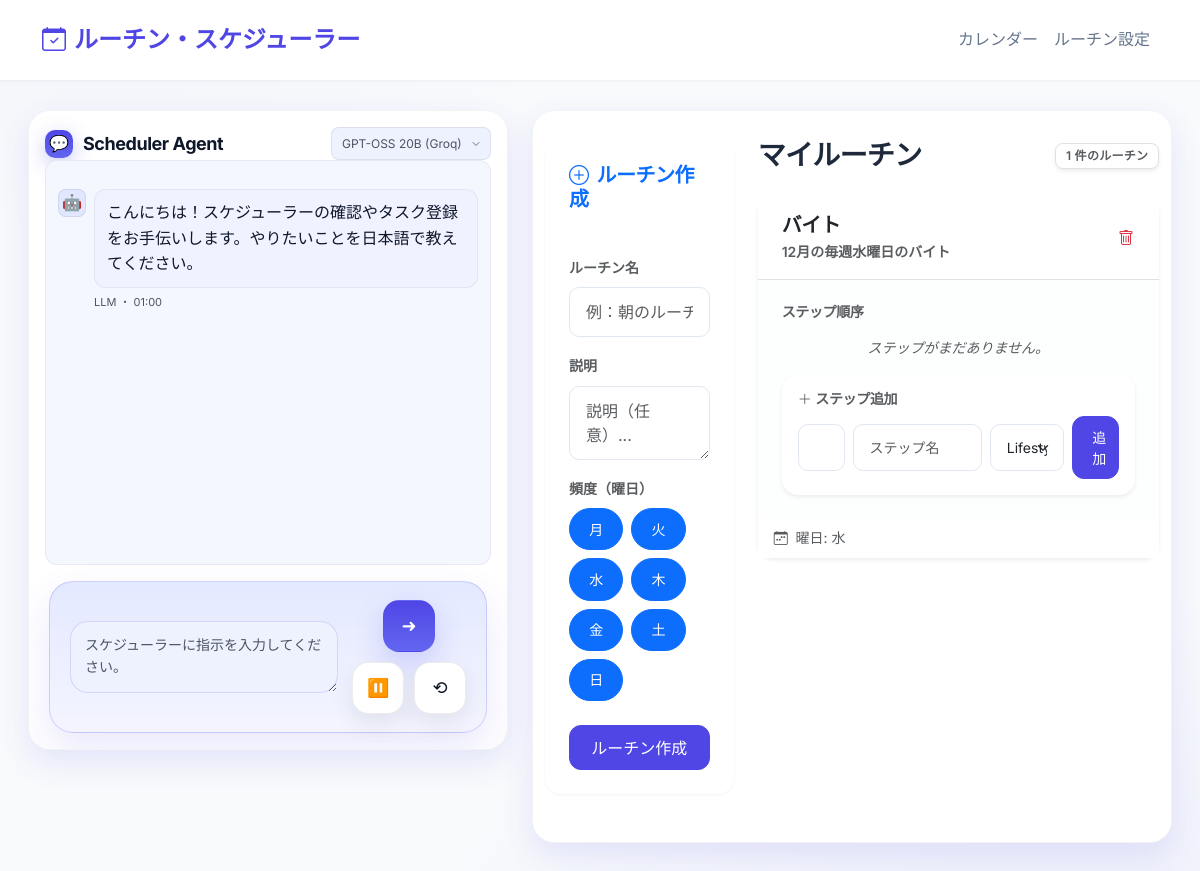
The app's page /routines, older data.
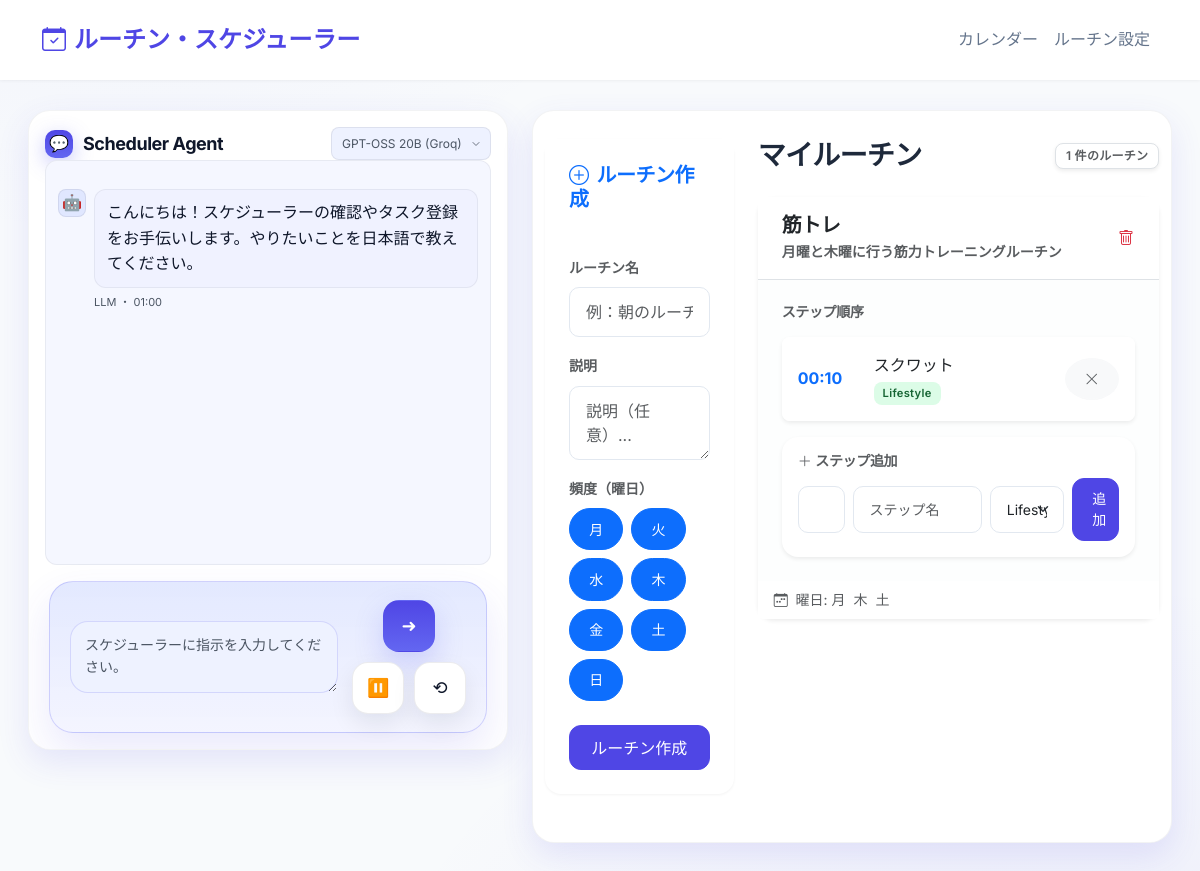
The same page, newer data.
### app.py (models this page shows)
class Routine(SQLModel, table=True):
    __tablename__ = "routine"
    id: int | None = Field(default=None, primary_key=True)
    name: str = Field(max_length=100)
    days: str = Field(default="0,1,2,3,4", max_length=50)
    description: str | None = Field(default=None, max_length=200)
    steps: list["Step"] = Relationship(
        back_populates="routine", sa_relationship_kwargs={"cascade": "all, delete-orphan"}
    )

class Step(SQLModel, table=True):
    __tablename__ = "step"
    id: int | None = Field(default=None, primary_key=True)
    routine_id: int = Field(foreign_key="routine.id")
    name: str = Field(max_length=100)
    time: str = Field(default="00:00", max_length=10)
    category: str = Field(default="Other", max_length=50)
    memo: str | None = Field(default=None, max_length=200)
    routine: Routine | None = Relationship(back_populates="steps")

### app.py (the view)
@app.get("/routines", response_class=HTMLResponse, name="routines_list")
def routines_list(request: Request, db: Session = Depends(get_db)):
    routines = db.exec(select(Routine)).all()
    return template_response(request, "routines.html", {"routines": routines})

### templates/routines.html (shortened to what this page needs)
{% extends "layout.html" %}
{% block content %}
<div class="row">
    <div class="col-lg-4 mb-4">
        <div class="card shadow-md sticky-top" style="top: 100px; z-index: 1;">
            <div class="card-header bg-white border-0 pt-4 px-4">
                <h5 class="mb-0 fw-bold text-primary"><i class="bi bi-plus-circle me-2"></i>ルーチン作成</h5>
            </div>
            <div class="card-body px-4 pb-4">
                <form action="{{ url_for('add_routine') }}" method="POST">
                    <div class="mb-3">
                        <label class="form-label small fw-bold text-muted">ルーチン名</label>
                        <input type="text" name="name" class="form-control" required placeholder="例：朝のルーチン">
                    </div>
                    <div class="mb-3">
                        <label class="form-label small fw-bold text-muted">説明</label>
                        <textarea name="description" class="form-control" rows="2" placeholder="説明（任意）..."></textarea>
                    </div>
                    <div class="mb-4">
                        <label class="form-label small fw-bold text-muted">頻度（曜日）</label>
                        <div class="d-flex flex-wrap gap-2">
                            {% for i, day in [(0,'月'),(1,'火'),(2,'水'),(3,'木'),(4,'金'),(5,'土'),(6,'日')] %}
                            <label class="btn btn-outline-primary btn-sm rounded-pill" for="day{{ i }}">{{ day }}</label>
                            {% endfor %}
                        </div>
                    </div>
                    <button type="submit" class="btn btn-primary w-100">ルーチン作成</button>
                </form>
            </div>
        </div>
    </div>
    <div class="col-lg-8">
        <div class="d-flex justify-content-between align-items-center mb-4">
            <h3 class="mb-0 fw-bold">マイルーチン</h3>
            <span class="badge bg-white text-muted border shadow-sm">{{ routines|length }} 件のルーチン</span>
        </div>
        {% for routine in routines %}
        <div class="card mb-4 shadow-sm border-0">
            <div class="card-header bg-white border-bottom d-flex justify-content-between align-items-center py-3">
                <div>
                    <h5 class="mb-1 fw-bold text-dark">{{ routine.name }}</h5>
                    <p class="mb-0 text-muted small">{{ routine.description }}</p>
                </div>
                <form action="{{ url_for('delete_routine', id=routine.id) }}" method="POST" onsubmit="return confirm('本当にこのルーチンを削除しますか？');">
                    <button type="submit" class="btn btn-link text-danger p-0 text-decoration-none" title="ルーチンを削除">
                        <i class="bi bi-trash"></i>
                    </button>
                </form>
            </div>
            <div class="card-body bg-light bg-opacity-25">
                <h6 class="small fw-bold text-uppercase text-muted mb-3">ステップ順序</h6>
                {% if routine.steps|length == 0 %}
                    <div class="text-center text-muted small fst-italic mb-3">ステップがまだありません。</div>
                {% else %}
                    <div class="list-group list-group-flush rounded-3 shadow-sm mb-3 bg-white">
                        {% for step in routine.steps %}
                        <div class="list-group-item d-flex justify-content-between align-items-center p-3 border-light">
                            <div class="d-flex align-items-center">
                                <span class="fw-bold text-primary me-3" style="min-width: 60px;">{{ step.time }}</span>
                                <div>
                                    <div class="fw-medium">{{ step.name }}</div>
                                    <span class="badge badge-{{ step.category|lower }} mt-1" style="font-size: 0.7rem;">{{ step.category }}</span>
                                </div>
                            </div>
                            <form action="{{ url_for('delete_step', id=step.id) }}" method="POST">
                                <button type="submit" class="btn btn-light btn-sm text-muted rounded-circle" title="ステップを削除">
                                    <i class="bi bi-x-lg"></i>
                                </button>
                            </form>
                        </div>
                        {% endfor %}
                    </div>
                {% endif %}
                <div class="card border-0 bg-white shadow-sm">
                    <div class="card-body p-3">
                        <h6 class="card-title small fw-bold text-muted mb-2"><i class="bi bi-plus-lg me-1"></i>ステップ追加</h6>
                        <form action="{{ url_for('add_step', id=routine.id) }}" method="POST" class="row g-2 align-items-center">
                            <div class="col-md-2">
                                <input type="time" name="time" class="form-control form-control-sm" required>
                            </div>
                            <div class="col-md-5">
                                <input type="text" name="name" class="form-control form-control-sm" placeholder="ステップ名" required>
                            </div>
                            <div class="col-md-3">
                                <select name="category" class="form-select form-select-sm">
                                    <option value="Lifestyle">Lifestyle</option>
                                </select>
                            </div>
                            <div class="col-md-2 text-end">
                                <button type="submit" class="btn btn-primary btn-sm w-100">追加</button>
                            </div>
                        </form>
                    </div>
                </div>
            </div>
             <div class="card-footer bg-white border-top-0 text-muted small py-2">
                <i class="bi bi-calendar-week me-1"></i>
                曜日:
                {% for day_idx in routine.days.split(',') %}
                    {% set days_map = {'0':'月', '1':'火', '2':'水', '3':'木', '4':'金', '5':'土', '6':'日'} %}
                    <span class="me-1">{{ days_map[day_idx] }}</span>
                {% endfor %}
            </div>
        </div>
        {% endfor %}
    </div>
</div>
{% endblock %}

### templates/layout.html (shortened to what this page needs)
<!DOCTYPE html>
<html lang="ja">
<head>
    {% set base_href = (proxy_prefix or '') + '/' %}
    <link href="https://cdn.jsdelivr.net/npm/bootstrap@5.3.0/dist/css/bootstrap.min.css" rel="stylesheet">
    <link href="{{ url_for('static', path='style.css') }}" rel="stylesheet">
    <link rel="stylesheet" href="https://cdn.jsdelivr.net/npm/bootstrap-icons@1.10.0/font/bootstrap-icons.css">
</head>
<body>
    <nav class="navbar navbar-expand-lg fixed-top">
        <div class="container">
            <a class="navbar-brand" href="{{ url_for('index') }}">
                <i class="bi bi-calendar-check me-2"></i>ルーチン・スケジューラー
            </a>
            <div class="collapse navbar-collapse" id="navbarNav">
                <ul class="navbar-nav ms-auto">
                    <li class="nav-item">
                        <a class="nav-link" href="{{ url_for('index') }}">カレンダー</a>
                    </li>
                    <li class="nav-item">
                        <a class="nav-link" href="{{ url_for('routines_list') }}">ルーチン設定</a>
                    </li>
                </ul>
            </div>
        </div>
    </nav>
    <div class="app-shell">
        <aside class="sidebar" aria-label="Scheduler Agent">
            <header class="sidebar__header">
                <div class="sidebar__title">
                    <span class="sidebar__bubble">💬</span>
                    <h1>Scheduler Agent</h1>
                    <div class="model-selection">
                        <select id="modelSelect" class="model-selection__select"></select>
                    </div>
                </div>
            </header>
            <section class="chat" id="chat">
                <div class="chat__log" id="chatLog" role="log" aria-live="polite" aria-relevant="additions"></div>
            </section>
            <form class="chat-controller" id="chatForm" autocomplete="off">
                <div class="chat-controller__inner">
                    <textarea
                        id="chatInput"
                        class="chat-controller__input"
                        rows="2"
                        placeholder="スケジューラーに指示を入力してください。"
                    ></textarea>
                    <div class="chat-controller__side">
                        <button type="submit" class="control-btn control-btn--send" id="sendBtn" aria-label="送信">
                            <span aria-hidden="true">➜</span>
                        </button>
                        <div class="control-btn__row">
                            <button type="button" class="control-btn" id="pauseBtn" aria-label="一時停止">
                                <span aria-hidden="true">⏸</span>
                            </button>
                            <button type="button" class="control-btn" id="chatResetBtn" aria-label="リセット">
                                <span aria-hidden="true">⟲</span>
                            </button>
                        </div>
                    </div>
                </div>
            </form>
        </aside>
        <main class="main">
            <div class="container main__container">
                {% block content %}{% endblock %}
            </div>
        </main>
    </div>
</body>
</html>

Row changes from the older to the newer data that the page shows:
removed Routine: name "バイト", description "12月の毎週水曜日のバイト", shows "ステップがまだありません。", days_map "水"
added Routine: name "筋トレ", description "月曜と木曜に行う筋力トレーニングルーチン", days_map "月" "木" "土"
added Step: time "00:10", name "スクワット", category "Lifestyle"
